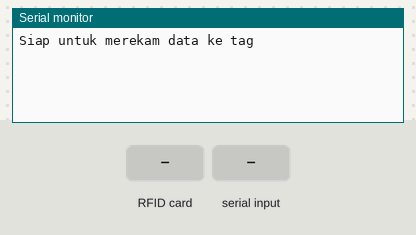
A sketch run on a simulated Arduino Uno, built with avr-gcc and run on an emulated ATmega328P. Shown: the last lines printed to the serial monitor. Inputs (shaded band) come from the test bench.

Above: at 1.2 s.
1.3 s: RFID card 5E 7A 19 C4 held to the reader
At 1.8 s:
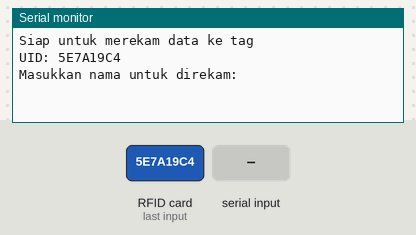
2.8 s: "1" received over Serial
At 4.3 s:
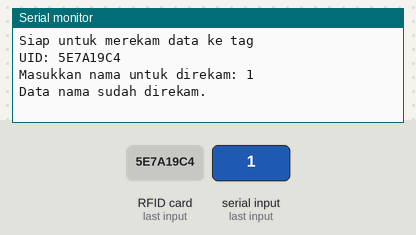

The sketch:

tulisTag.ino
```cpp
// -----------------------------------------
// Contoh untuk menuliskan data nama di tag.
//   Hanya untuk Mifare Classic 1K
// -----------------------------------------

#include <SPI.h>
#include <MFRC522.h>

const int PIN_RST = 9;
const int PIN_SS  = 10; // Pin SDA atau NSS

String idTag = ""; // UID Tag

// Pembuatan objek MFRC522
MFRC522 mfrc522(PIN_SS, PIN_RST);

void setup() {
  Serial.begin(9600);
  SPI.begin();
  mfrc522.PCD_Init();

  // Pemeriksaan versi software MFRC555
  byte versi = mfrc522.PCD_ReadRegister(
                 mfrc522.VersionReg);
  if (versi == 0x00 || versi == 0xFF) {
    Serial.println(versi);
    Serial.println("Modul RFID tidak dikenal");
    while (true); // Abaikan perintah-2 berikutnya
  }

  Serial.println("Siap untuk merekam data ke tag");
}

void loop() {
  mfrc522.PCD_Init();

  // Periksa tag
  if (!mfrc522.PICC_IsNewCardPresent())
    return;

  // Jika nomor tag tidak diperoleh
  if (!mfrc522.PICC_ReadCardSerial())
    return;

  // Peroleh identitas tag
  idTag = "";
  for (byte j = 0; j < mfrc522.uid.size; j++) {
    char teksHeksa[3];
    sprintf(teksHeksa, "%02X", mfrc522.uid.uidByte[j]);
    idTag = idTag + teksHeksa;
  }

  Serial.print("UID: ");
  Serial.println(idTag);

  Serial.print("Masukkan nama untuk direkam: ");

  String nama;
  bool adaData = false;
  do {
     if (Serial.available()) {
       nama = Serial.readString();
       nama.trim();
       adaData = true;
     }
  } while (!adaData);

  Serial.println(nama);

  // Salin string nama ke strNama
  char strNama[32];
  if (nama.length() < 32) {
    int j;

    for (j = 0; j < nama.length(); j++)
      strNama[j] = nama[j];

    for (j = nama.length(); j < 32; j++)
      strNama[j] = 32; // karakter spasi
  }
  else {
    for (int j = 0; j < 32; j++)
      strNama[j] = nama[j];
  }

  MFRC522::MIFARE_Key key;
  for (byte i = 0; i < 6; i++) key.keyByte[i] = 0xFF;

  byte buffer[16];

  // Tulis nama pada blok bernomor 1
  byte blok = 1;
  MFRC522::StatusCode status;
  status = mfrc522.PCD_Authenticate(
             MFRC522::PICC_CMD_MF_AUTH_KEY_A,
             blok, &key, &(mfrc522.uid));
  if (status != MFRC522::STATUS_OK) {
    Serial.println("Otentikasi gagal... ");
    return;
  }

  status = mfrc522.MIFARE_Write(blok, (byte *) strNama, 16);
  if (status != MFRC522::STATUS_OK) {
    Serial.println("Gagal merekam data... ");
    return;
  }

  // Tulis nama pada blok bernomor 2
  blok = 2;
  status = mfrc522.PCD_Authenticate(
             MFRC522::PICC_CMD_MF_AUTH_KEY_A,
             blok, &key, &(mfrc522.uid));
  if (status != MFRC522::STATUS_OK) {
    Serial.println("Otentikasi gagal... ");
    return;
  }

  status = mfrc522.MIFARE_Write(blok,
             (byte *) strNama + 16, 16);
  if (status != MFRC522::STATUS_OK) {
    Serial.println("Gagal merekam data... ");
    return;
  }

  Serial.println("Data nama sudah direkam.\n");
}
```

Measured:
- after the input at 1.3 s, the serial monitor: prints a new line at once (image 1)
- after the input at 2.8 s, the serial monitor: prints a new line after 1.0 s (image 2)
